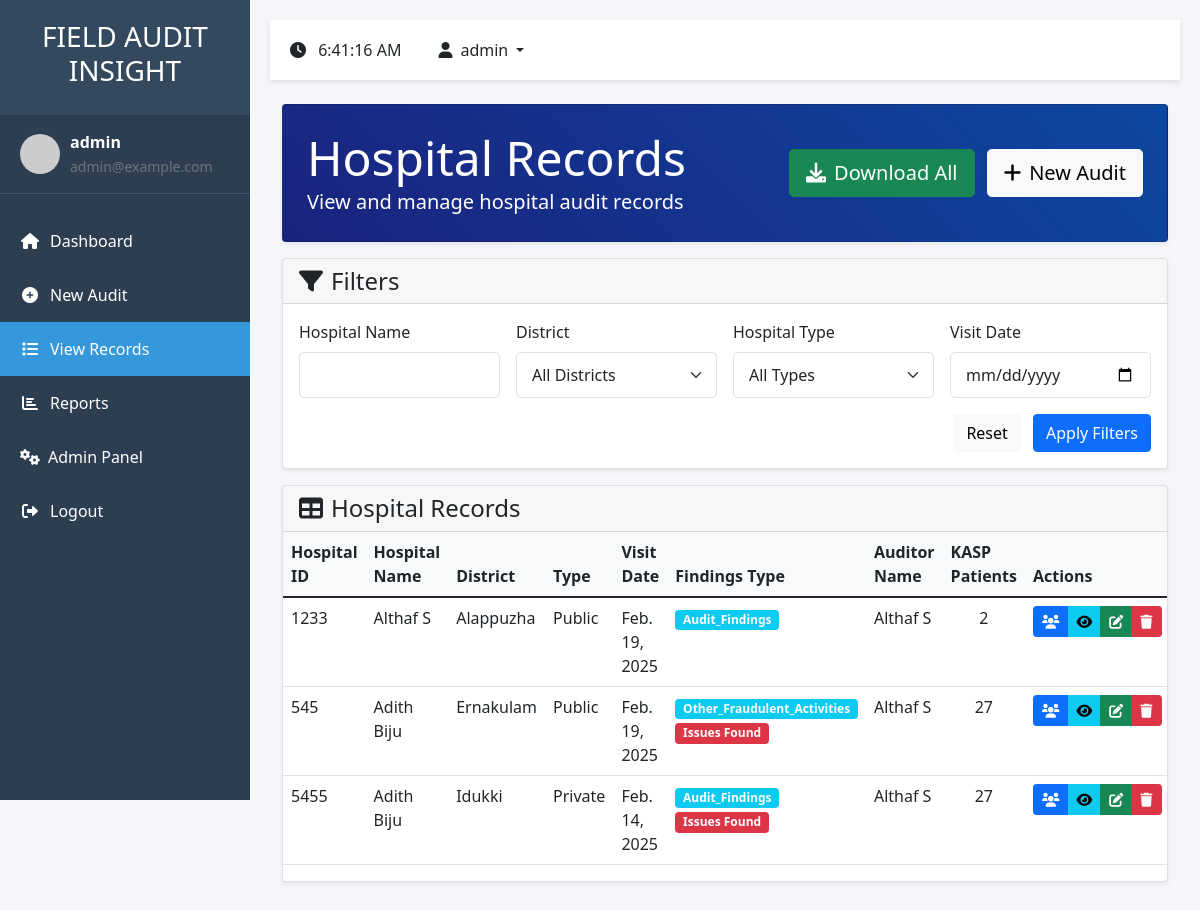
/audit/records/ (signed in), run on the app's committed database.
### audit/models.py (models this page shows, shortened)
class FieldAudit(models.Model):
    STATUS_CHOICES = [
        ('Pending', 'Pending'),
        ('In Progress', 'In Progress'),
        ('Completed', 'Completed'),
    ]
    EHCP_TYPES = [
        ('Public', 'Public'),
        ('Private', 'Private'),
    ]
    district = models.ForeignKey(District, on_delete=models.PROTECT)
    hospital_id = models.CharField(max_length=50)
    ehcp_name = models.CharField(max_length=200)
    ehcp_type = models.CharField(max_length=10, choices=EHCP_TYPES)
    auditor_name = models.CharField(max_length=100)
    designation = models.CharField(max_length=100)
    visit_date = models.DateField()
    visit_time = models.TimeField()
    current_location = models.CharField(max_length=200)
    latitude = models.DecimalField(max_digits=9, decimal_places=6, null=True, blank=True)
    longitude = models.DecimalField(max_digits=9, decimal_places=6, null=True, blank=True)
    ekgp_patients = models.IntegerField(default=0)
    pmjay_patients = models.IntegerField(default=0)
    beneficiaries = models.IntegerField(default=0)
    findings_type = models.CharField(
        max_length=50,
        choices=[
            ('audit_findings', 'AUDIT FINDINGS'),
            ('hnqa_related', 'HNQA RELATED'),
            ('other_fraudulent_activities', 'ANY OTHER FRAUDULENT ACTIVITIES')
        ],
        null=True,
        blank=True,
        default=None
    )
    audit_findings_value = models.CharField(max_length=3, choices=[('Yes', 'Yes'), ('No', 'No')], null=True, blank=True)
    finding_type = models.CharField(max_length=50, null=True, blank=True)
    abuse_type = models.CharField(max_length=50, null=True, blank=True)
    oope_type = models.CharField(max_length=50, null=True, blank=True)
    hnqa_value = models.CharField(max_length=3, choices=[('Yes', 'Yes'), ('No', 'No')], null=True, blank=True)
    hnqa_type = models.CharField(max_length=50, null=True, blank=True)
    infrastructure_type = models.CharField(max_length=50, null=True, blank=True)
    hr_type = models.CharField(max_length=50, null=True, blank=True)
    services_type = models.CharField(max_length=50, null=True, blank=True)
    fraudulent_value = models.CharField(max_length=3, choices=[('Yes', 'Yes'), ('No', 'No')], null=True, blank=True)
    fraudulent_type = models.CharField(max_length=100, null=True, blank=True)
    signature = models.TextField(null=True, blank=True)  # Store base64 signature data
    photos = models.JSONField(null=True, blank=True)  # Store list of photo paths
    infrastructure_score = models.IntegerField(default=0)
    service_score = models.IntegerField(default=0)
    documentation_score = models.IntegerField(default=0)
    feedback_score = models.IntegerField(default=0)
    status = models.CharField(max_length=20, choices=STATUS_CHOICES, default='Pending')
    observations = models.TextField(blank=True)
    recommendations = models.TextField(blank=True)
    created_at = models.DateTimeField(auto_now_add=True)
    updated_at = models.DateTimeField(auto_now=True)
    class Meta:
        ordering = ['-visit_date', 'ehcp_name']

class District(models.Model):
    name = models.CharField(max_length=100, unique=True)
    def __str__(self):
        return self.name
    class Meta:
        ordering = ['name']

### audit/views.py (the view)
# urls.py: path('audit/records/', views.view_records, name='view_records'),
@login_required
def view_records(request):
    audits = FieldAudit.objects.select_related('district').all().order_by('-visit_date')
    districts = District.objects.all()
    ehcp_name = request.GET.get('ehcp_name')
    if ehcp_name:
        audits = audits.filter(ehcp_name__icontains=ehcp_name)
    district = request.GET.get('district')
    if district:
        audits = audits.filter(district__name=district)
    ehcp_type = request.GET.get('ehcp_type')
    if ehcp_type:
        audits = audits.filter(ehcp_type=ehcp_type)
    visit_date = request.GET.get('visit_date')
    if visit_date:
        audits = audits.filter(visit_date=visit_date)
    context = {
        'audits': audits,
        'districts': districts,
        'download_link': request.build_absolute_uri(reverse('download_all_data'))
    }
    return render(request, 'audit/view_records.html', context)

### audit/templates/audit/view_records.html (shortened to what this page needs)
{% extends 'audit/base.html' %}
{% load static %}
{% block content %}
<div class="container-fluid">
    <div class="card bg-gradient-primary text-white mb-3">
        <div class="card-body p-4">
            <div class="d-flex justify-content-between align-items-center">
                <div>
                    <h1 class="display-5 mb-0">Hospital Records</h1>
                    <p class="lead mb-0">View and manage hospital audit records</p>
                </div>
                <div>
                    <a href="{% url 'download_all_data' %}" class="btn btn-success btn-lg me-2">
                        <i class="fas fa-download me-2"></i>Download All
                    </a>
                    <a href="{% url 'audit_form' %}" class="btn btn-light btn-lg">
                        <i class="fas fa-plus me-2"></i>New Audit
                    </a>
                </div>
            </div>
        </div>
    </div>
    <div class="card mb-3">
        <div class="card-header">
            <h4 class="mb-0"><i class="fas fa-filter me-2"></i>Filters</h4>
        </div>
        <div class="card-body">
            <form method="get" class="row g-3">
                <div class="col-md-3">
                    <label class="form-label">Hospital Name</label>
                    <input type="text" class="form-control" name="ehcp_name" value="{{ request.GET.ehcp_name }}">
                </div>
                <div class="col-md-3">
                    <label class="form-label">District</label>
                    <select class="form-select" name="district">
                        <option value="">All Districts</option>
                    </select>
                </div>
                <div class="col-md-3">
                    <label class="form-label">Hospital Type</label>
                    <select class="form-select" name="ehcp_type">
                        <option value="">All Types</option>
                    </select>
                </div>
                <div class="col-md-3">
                    <label class="form-label">Visit Date</label>
                    <input type="date" class="form-control" name="visit_date" value="{{ request.GET.visit_date }}">
                </div>
                <div class="col-12 text-end">
                    <button type="reset" class="btn btn-light me-2">Reset</button>
                    <button type="submit" class="btn btn-primary">Apply Filters</button>
                </div>
            </form>
        </div>
    </div>
    <div class="card">
        <div class="card-header">
            <h4 class="mb-0"><i class="fas fa-table me-2"></i>Hospital Records</h4>
        </div>
        <div class="card-body p-0">
            <div class="table-responsive">
                <table class="table table-hover">
                    <thead>
                        <tr>
                            <th>Hospital ID</th>
                            <th>Hospital Name</th>
                            <th>District</th>
                            <th>Type</th>
                            <th>Visit Date</th>
                            <th>Findings Type</th>
                            <th>Auditor Name</th>
                            <th>KASP Patients</th>
                            <th>Actions</th>
                        </tr>
                    </thead>
                    <tbody>
                        {% for audit in audits %}
                        <tr>
                            <td>{{ audit.hospital_id }}</td>
                            <td>{{ audit.ehcp_name }}</td>
                            <td>{{ audit.district.name }}</td>
                            <td>{{ audit.ehcp_type }}</td>
                            <td>{{ audit.visit_date }}</td>
                            <td>
                                {% if audit.findings_type %}
                                    <span class="badge bg-info">{{ audit.findings_type|title }}</span>
                                    {% if audit.audit_findings_value == 'Yes' or audit.hnqa_value == 'Yes' or audit.fraudulent_value == 'Yes' %}
                                        <span class="badge bg-danger">Issues Found</span>
                                    {% endif %}
                                {% else %}
                                    <span class="badge bg-secondary">Not Specified</span>
                                {% endif %}
                            </td>
                            <td>{{ audit.auditor_name }}</td>
                            <td class="text-center">{{ audit.ekgp_patients }}</td>
                            <td class="text-end">
                                <div class="btn-group">
                                    <a href="{% url 'hospital_patients' hospital_id=audit.hospital_id %}"
                                       class="btn btn-sm btn-primary"
                                       title="View Patients">
                                        <i class="fas fa-users"></i>
                                    </a>
                                    <button type="button" class="btn btn-sm btn-info"
                                            onclick="viewDetails('{{ audit.hospital_id }}')"
                                            title="View Details">
                                        <i class="fas fa-eye"></i>
                                    </button>
                                    <button type="button" class="btn btn-sm btn-success"
                                            onclick="editRecord('{{ audit.hospital_id }}')"
                                            title="Edit">
                                        <i class="fas fa-edit"></i>
                                    </button>
                                    <button type="button" class="btn btn-sm btn-danger"
                                            onclick="deleteRecord('{{ audit.hospital_id }}')"
                                            title="Delete">
                                        <i class="fas fa-trash"></i>
                                    </button>
                                </div>
                            </td>
                        </tr>
                        {% empty %}
                        <tr>
                            <td colspan="9" class="text-center py-4">
                                <p class="text-muted mb-0">No audit records found</p>
                            </td>
                        </tr>
                        {% endfor %}
                    </tbody>
                </table>
            </div>
        </div>
    </div>
</div>
{% endblock %}

### audit/templates/audit/base.html (shortened to what this page needs)
<!DOCTYPE html>
<html lang="en">
<head>
    <link href="https://cdn.jsdelivr.net/npm/bootstrap@5.1.3/dist/css/bootstrap.min.css" rel="stylesheet">
    <link href="https://cdnjs.cloudflare.com/ajax/libs/font-awesome/6.0.0/css/all.min.css" rel="stylesheet">
</head>
<body>
    <nav id="sidebar">
        <div class="sidebar-header">
            <h3>FIELD AUDIT INSIGHT</h3>
        </div>
        {% if user.is_authenticated %}
        <div class="user-profile">
            <img src="https://ui-avatars.com/api/?name={{ user.username }}&background=random" alt="Profile">
            <div>
                <div class="fw-bold">{{ user.username }}</div>
                <small class="text-muted">{{ user.email }}</small>
            </div>
        </div>
        {% endif %}
        <ul class="list-unstyled components">
            <li class="{% if request.path == '/' %}active{% endif %}">
                <a href="{% url 'home' %}">
                    <i class="fas fa-home"></i>Dashboard
                </a>
            </li>
            {% if user.is_authenticated %}
            <li class="{% if 'audit/new' in request.path %}active{% endif %}">
                <a href="{% url 'audit_form' %}">
                    <i class="fas fa-plus-circle"></i>New Audit
                </a>
            </li>
            <li class="{% if 'records' in request.path %}active{% endif %}">
                <a href="{% url 'view_records' %}">
                    <i class="fas fa-list"></i>View Records
                </a>
            </li>
            <li class="{% if 'report' in request.path %}active{% endif %}">
                <a href="{% url 'report' %}">
                    <i class="fas fa-chart-bar"></i>Reports
                </a>
            </li>
            {% if user.is_superuser %}
            <li class="nav-item">
                <a class="nav-link" href="{% url 'admin_panel' %}">
                    <i class="fas fa-cogs me-2"></i>Admin Panel
                </a>
            </li>
            {% endif %}
            <li>
                <a href="{% url 'logout' %}">
                    <i class="fas fa-sign-out-alt"></i>Logout
                </a>
            </li>
            {% else %}
            <li class="{% if 'login' in request.path %}active{% endif %}">
                <a href="{% url 'login' %}">
                    <i class="fas fa-sign-in-alt"></i>Login
                </a>
            </li>
            {% endif %}
        </ul>
    </nav>
    <div id="content">
        <div class="top-header mb-4">
            <div class="d-flex align-items-center">
                <div class="me-3">
                    <i class="fas fa-clock me-2"></i>
                    <span id="currentTime"></span>
                </div>
                {% if user.is_authenticated %}
                <div class="dropdown">
                    <button class="btn btn-custom dropdown-toggle" type="button" id="userDropdown" data-bs-toggle="dropdown">
                        <i class="fas fa-user me-2"></i>{{ user.username }}
                    </button>
                </div>
                {% endif %}
            </div>
        </div>
        <div class="fade-in">
            {% block content %}{% endblock %}
        </div>
    </div>
</body>
</html>

### audit/templates/audit/base.html (style rules this page uses)
:root { --sidebar-width: 250px; --header-height: 60px; --primary-color: #2c3e50; --secondary-color: #34495e; --accent-color: #3498db; }
body { font-family: 'Segoe UI', Tahoma, Geneva, Verdana, sans-serif; background-color: #f5f6fa; overflow-x: hidden; }
#sidebar { position: fixed; width: var(--sidebar-width); height: 100vh; background: var(--primary-color); color: white; transition: all 0.3s; z-index: 1000; }
#sidebar .sidebar-header { padding: 20px; background: var(--secondary-color); text-align: center; }
#sidebar ul.components { padding: 20px 0; }
#sidebar ul li a { padding: 15px 20px; display: block; color: white; text-decoration: none; transition: all 0.3s; }
#sidebar ul li a i { margin-right: 10px; width: 20px; text-align: center; }
#sidebar ul li.active > a { background: var(--accent-color); }
#content { margin-left: var(--sidebar-width); padding: 20px; min-height: 100vh; transition: all 0.3s; }
.top-header { height: var(--header-height); background: white; box-shadow: 0 2px 5px rgba(0,0,0,0.1); padding: 0 20px; display: flex; align-items: center; justify-content: space-between; position: sticky; top: 0; z-index: 900; }
.btn-custom { padding: 10px 20px; border-radius: 5px; font-weight: 500; transition: all 0.3s; }
.form-control, .form-select { border-radius: 5px; padding: 10px 15px; border: 1px solid #e1e1e1; }
.user-profile { display: flex; align-items: center; padding: 15px 20px; border-bottom: 1px solid rgba(255,255,255,0.1); }
.user-profile img { width: 40px; height: 40px; border-radius: 50%; margin-right: 10px; }
.fade-in { animation: fadeIn 0.5s ease-in; }

### audit/templates/audit/view_records.html (style rules this page uses)
.bg-gradient-primary { background: linear-gradient(45deg, #1a237e, #0d47a1); }
.card { box-shadow: 0 0.125rem 0.25rem rgba(0, 0, 0, 0.075); margin-bottom: 1.5rem; }
.table th { font-weight: 600; background-color: #f8f9fa; }
.btn-group .btn { padding: 0.25rem 0.5rem; }

### data on the page
FieldAudit: hospital_id "1233", ehcp_name "Althaf S", district.name "Alappuzha", ehcp_type "Public", visit_date "Feb. 19, 2025", findings_type "Audit_Findings", auditor_name "Althaf S", ekgp_patients "2"
FieldAudit: hospital_id "545", ehcp_name "Adith Biju", district.name "Ernakulam", ehcp_type "Public", visit_date "Feb. 19, 2025", findings_type "Other_Fraudulent_Activities", fraudulent_value "Issues Found", auditor_name "Althaf S", ekgp_patients "27"
FieldAudit: hospital_id "5455", ehcp_name "Adith Biju", district.name "Idukki", ehcp_type "Private", visit_date "Feb. 14, 2025", findings_type "Audit_Findings", audit_findings_value "Issues Found", auditor_name "Althaf S", ekgp_patients "27"

### other printed values
{{ user.username }} "admin"
{{ user.email }} "admin@example.com"
